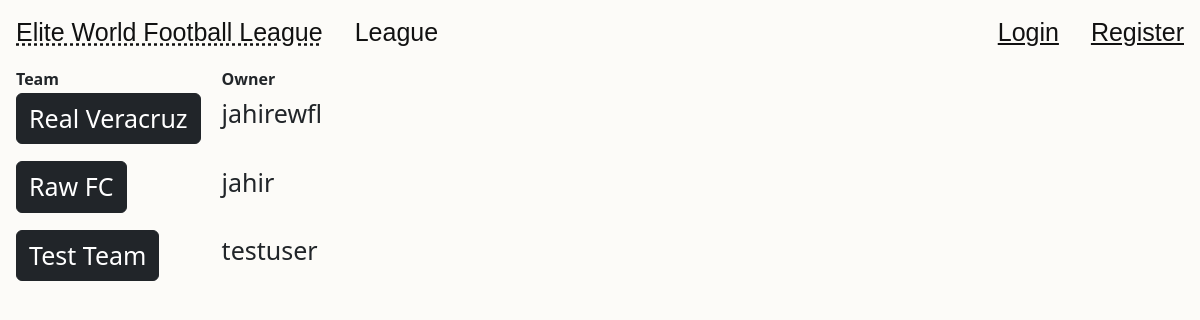
The page /league/ on the database its author committed.
### management/models.py (models this page shows, shortened)
class Team(models.Model):
    id = models.AutoField(primary_key=True)
    name = models.CharField(max_length=64, unique=True)
    logo = models.ImageField(default='default-logo.png', upload_to='team_logos')
    owner = models.ForeignKey(User, on_delete=models.CASCADE)
    stadium = models.IntegerField(default=1000)
    scout = models.IntegerField(default=1)
    training_facilties = models.IntegerField(default=1)
    youth_academy = models.IntegerField(default=1)
    merchandise = models.IntegerField(default=1)
    director_of_football = models.IntegerField(default=0)
    assistant_manager = models.IntegerField(default=0)
    goalkeeping_coach = models.IntegerField(default=0)
    defending_coach = models.IntegerField(default=0)
    midfield_coach = models.IntegerField(default=0)
    attacking_coach = models.IntegerField(default=0)
    set_piece_coach = models.IntegerField(default=0)
    physiotherapist = models.IntegerField(default=0)
    transfer_budget = models.FloatField(default=5.0)
    facilities_budget = models.FloatField(default=5.0)
    wage_budget_total = models.IntegerField(default=5000)
    wage_budget_spent = models.IntegerField(default=0)
    wage_budget_remaining = models.IntegerField(default=0)
    scout_reports_remaining = models.IntegerField(default=10)
    can_transfer = models.BooleanField(default=False)
    new_message = models.BooleanField(default=False)
    tactic = models.CharField(max_length=64, default="Balanced")
    mentality = models.CharField(max_length=64, default="Balanced")
    formation = models.CharField(max_length=64, default="4-4-2")

### management/views.py (the view)
# urls.py: path('league/', views.league, name='league'),
def league(request):
    teams = Team.objects.all()
    context = {'teams': teams}
    return render(request, 'management/league.html', context)

### management/context_processors.py (called while the page is built)
def user_team(request):
    if request.user.is_authenticated:
        team = Team.objects.get(owner=request.user)
        return {'user_team': team}
    return {'user_team': None}

### management/templates/management/league.html (shortened to what this page needs)
{% extends "management/base.html" %}
{% block content %}
    <table style="margin-left: 15px;" border="0">
        <tr>
            <th>Team</th>
            <th>Owner</th>
        </tr>
    {% for i in teams %}
        <tr>
            <td style="padding-right: 20px; padding-bottom: 1em;">
                <form action="{% url 'team-detail' %}" method="POST">
                  <button class="btn btn-dark" style="font-size: 25px;" type="submit">{{i.name}}</button>
                </form>
            </td>
            <td style="font-size: 25px; margin-left: 10px; padding-bottom: 1em;">{{i.owner}}</td>
        </tr>
    {% endfor %}
    </table>
{% endblock content %}

### management/static/management/main.css (style rules this page uses)
body { margin: 0; background-color: #fcfbf8; }

### rows shown on the page
Team: name "Real Veracruz", owner "jahirewfl"
Team: name "Raw FC", owner "jahir"
Team: name "Test Team", owner "testuser"
